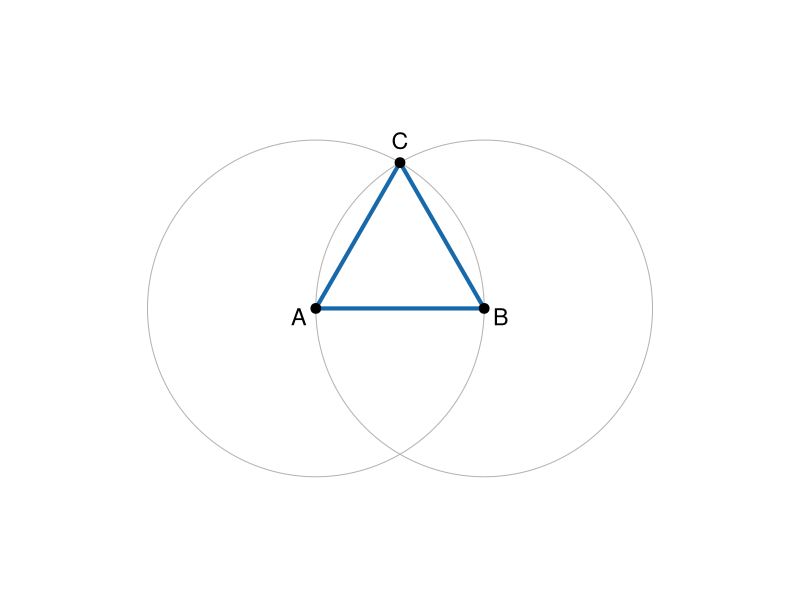
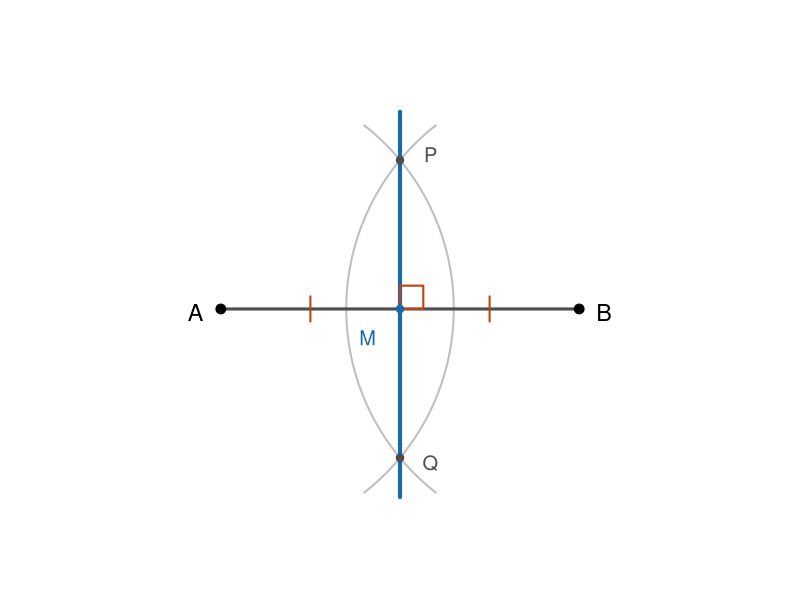
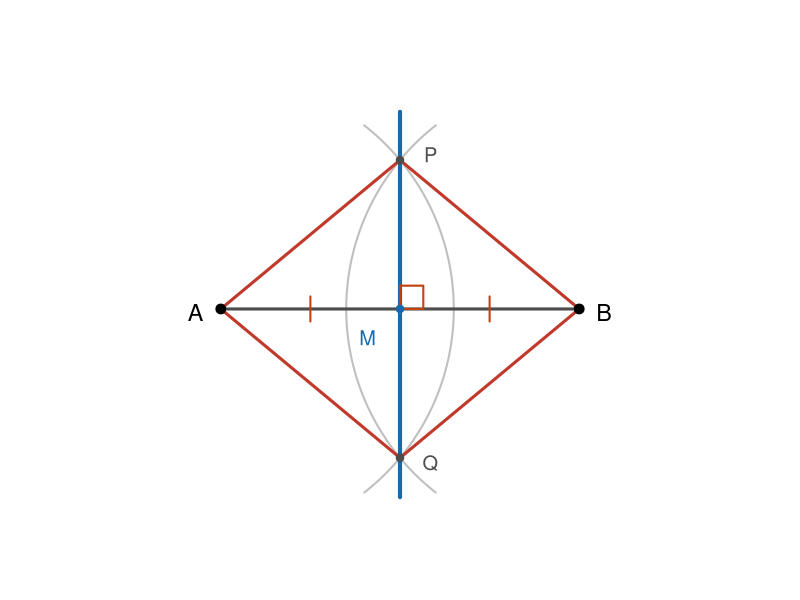
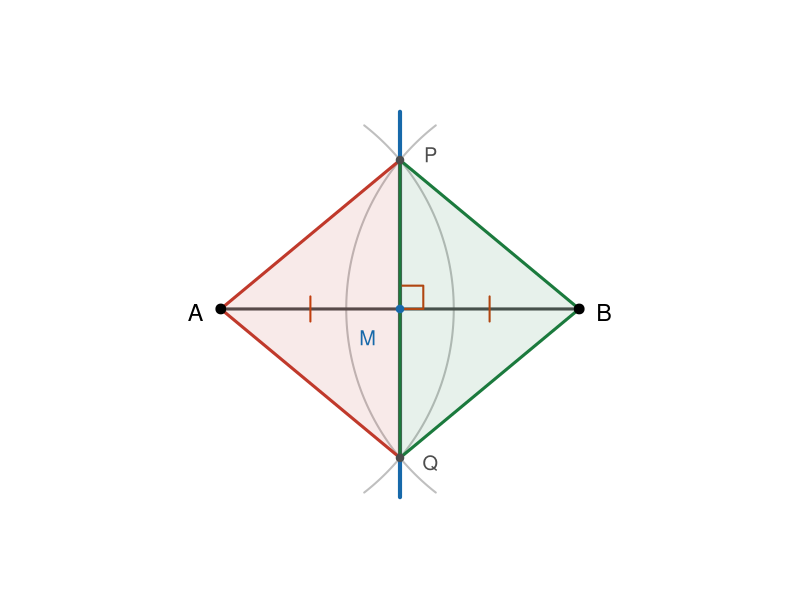
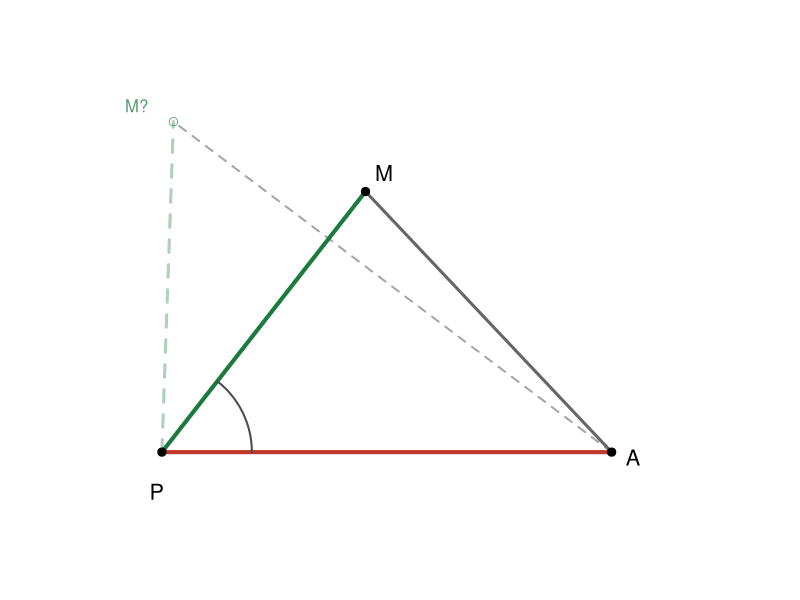
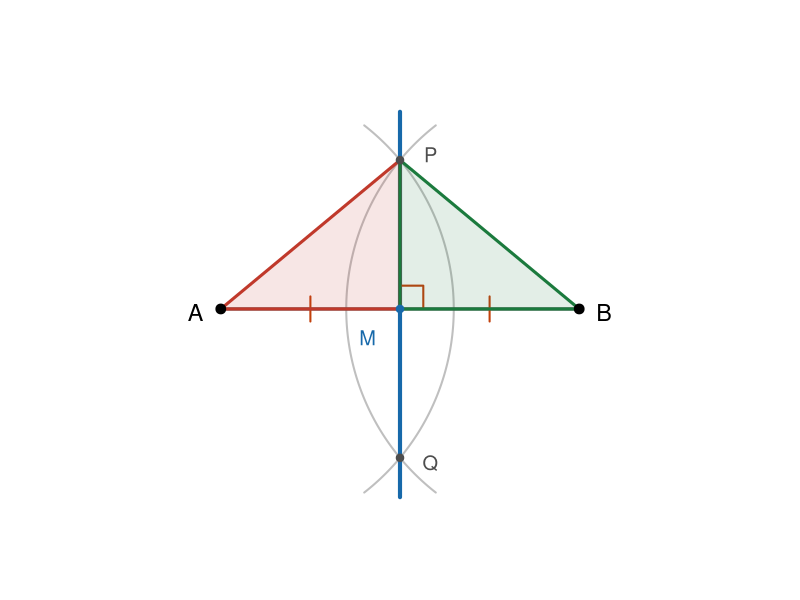
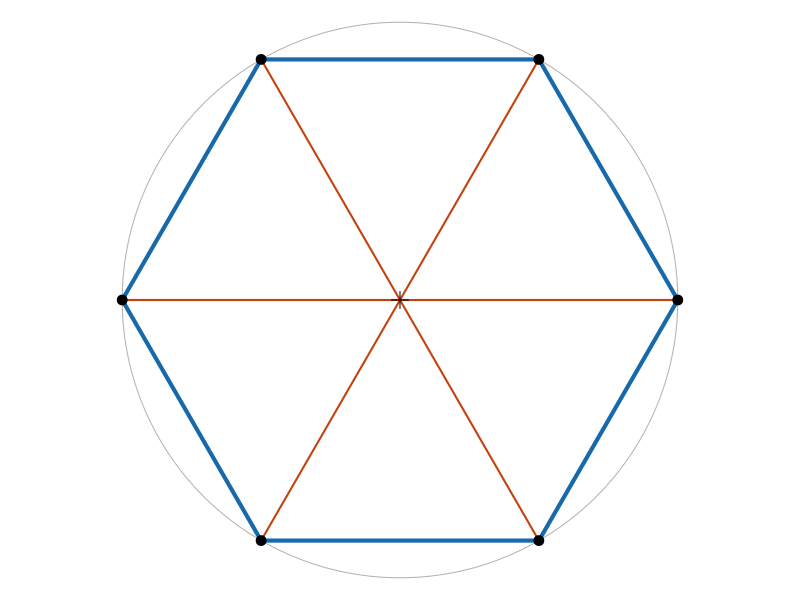
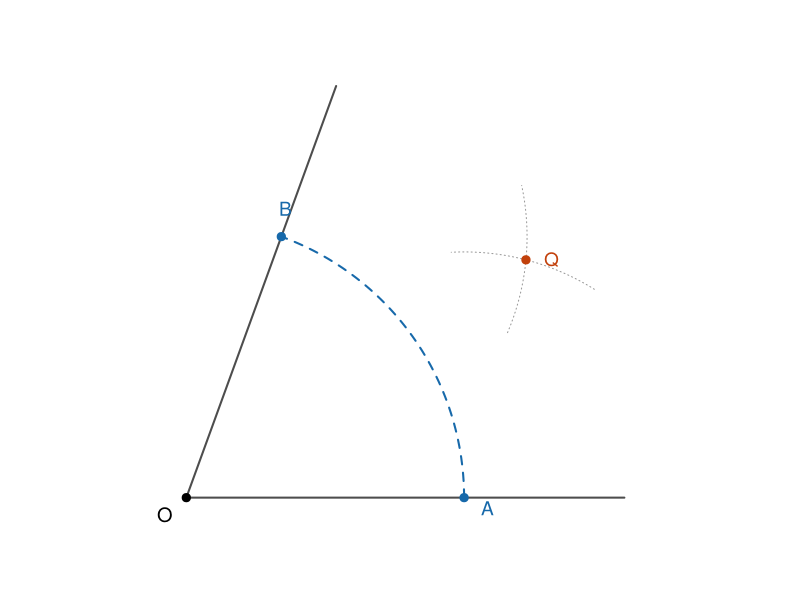

Reproduce these figures in R, in order.
## ---- chunk 1
knitr::opts_chunk$set(echo = FALSE, fig.align = "center", dev = "png",
                      fig.width = 5, fig.height = 5, dpi = 150)
blue   <- "#1769aa"
orange <- "#c2410c"
red_c  <- "#c0392b"
grn_c  <- "#1b7a3d"

# Perpendicular-bisector figure. step 0 = plain construction; steps 1-3 add the
# colored highlights that match the proof bullets on the build slides.
draw_bisect <- function(step = 0) {
  par(mar=c(0,0,0,0), pty="s")
  A <- c(0,0); B <- c(2,0); r <- 1.3; M <- c(1,0)
  yc <- sqrt(r^2 - 1); P <- c(1, yc); Q <- c(1, -yc)
  plot(NA, xlim=c(-0.55,2.55), ylim=c(-1.3,1.4), asp=1, axes=FALSE, xlab="", ylab="")
  aA <- seq(-52, 52, length.out=120) * pi/180
  lines(A[1]+r*cos(aA), A[2]+r*sin(aA), col="grey75", lwd=2)
  aB <- seq(128, 232, length.out=120) * pi/180
  lines(B[1]+r*cos(aB), B[2]+r*sin(aB), col="grey75", lwd=2)
  segments(A[1],A[2], B[1],B[2], col="grey30", lwd=3)
  segments(M[1], -1.05, M[1], 1.1, col=blue, lwd=4)
  sq <- 0.13
  polygon(c(1,1+sq,1+sq,1), c(0,0,sq,sq), border=orange, lwd=2)
  segments(0.5,-0.07,0.5,0.07, col=orange, lwd=2)
  segments(1.5,-0.07,1.5,0.07, col=orange, lwd=2)
  if (step == 1) {
    for (X in list(A,B)) segments(P[1],P[2],X[1],X[2], col=red_c, lwd=3)
    for (X in list(A,B)) segments(Q[1],Q[2],X[1],X[2], col=red_c, lwd=3)
  }
  if (step == 2) {
    polygon(c(P[1],A[1],Q[1]), c(P[2],A[2],Q[2]), border=red_c, lwd=3, col=adjustcolor(red_c,0.10))
    polygon(c(P[1],B[1],Q[1]), c(P[2],B[2],Q[2]), border=grn_c, lwd=3, col=adjustcolor(grn_c,0.10))
  }
  if (step == 3) {
    polygon(c(A[1],P[1],M[1]), c(A[2],P[2],M[2]), border=red_c, lwd=3, col=adjustcolor(red_c,0.12))
    polygon(c(B[1],P[1],M[1]), c(B[2],P[2],M[2]), border=grn_c, lwd=3, col=adjustcolor(grn_c,0.12))
  }
  points(rbind(A,B), pch=19, cex=1.3)
  points(rbind(P,Q), pch=19, cex=1.0, col="grey30")
  points(M[1],M[2], pch=19, cex=1.0, col=blue)
  text(A[1]-0.14, -0.02, "A", cex=1.4)
  text(B[1]+0.14, -0.02, "B", cex=1.4)
  text(0.82, -0.16, "M", cex=1.2, col=blue)
  text(1.17, yc+0.03, "P", cex=1.2, col="grey30")
  text(1.17, -yc-0.03, "Q", cex=1.2, col="grey30")
}

# Hinge illustration for the "two sides + the angle between them" rule.
# Solid = the fixed triangle; dashed ghost = a different hinge angle, different triangle.
draw_hinge <- function() {
  par(mar=c(0,0,0,0), pty="s")
  P <- c(0,0); La <- 1.7; Lm <- 1.25
  A <- P + c(La, 0)
  th1 <- 52*pi/180; M  <- P + Lm*c(cos(th1), sin(th1))
  th2 <- 88*pi/180; M2 <- P + Lm*c(cos(th2), sin(th2))
  plot(NA, xlim=c(-0.15,1.95), ylim=c(-0.35,1.5), asp=1, axes=FALSE, xlab="", ylab="")
  segments(P[1],P[2], M2[1],M2[2], col=adjustcolor(grn_c,0.35), lwd=3, lty=2)
  segments(A[1],A[2], M2[1],M2[2], col="grey65", lwd=2, lty=2)
  points(M2[1],M2[2], pch=1, cex=1.1, col=adjustcolor(grn_c,0.6))
  text(M2[1]-0.14, M2[2]+0.06, "M?", cex=1.0, col=adjustcolor(grn_c,0.75))
  segments(P[1],P[2], A[1],A[2], col=red_c, lwd=4)
  segments(P[1],P[2], M[1],M[2], col=grn_c, lwd=4)
  segments(A[1],A[2], M[1],M[2], col="grey40", lwd=3)
  aa <- seq(0, th1, length.out=40); rr <- 0.34
  lines(P[1]+rr*cos(aa), P[2]+rr*sin(aa), col="grey30", lwd=2)
  points(rbind(P,A,M), pch=19, cex=1.1)
  text(P[1]-0.02, P[2]-0.15, "P", cex=1.3)
  text(A[1]+0.08, A[2]-0.02, "A", cex=1.3)
  text(M[1]+0.07, M[2]+0.07, "M", cex=1.3)
}

# Hexaflexagon build figures (bonus tie-in to the Move 3 hexagon).
draw_flex_strip <- function(n = 10, highlight_ends = FALSE) {
  par(mar=c(0,0,0,0))
  s <- 1; h <- sqrt(3)/2
  xmax <- (n+1)*s/2
  plot(NA, xlim=c(-0.15, xmax+0.15), ylim=c(-0.2, h+0.2), asp=1, axes=FALSE, xlab="", ylab="")
  for (i in 1:n) {
    if (i %% 2 == 1) {
      x <- c((i-1)*s/2, (i+1)*s/2, i*s/2); y <- c(0, 0, h)
    } else {
      x <- c((i-1)*s/2, (i+1)*s/2, i*s/2); y <- c(h, h, 0)
    }
    is_end <- highlight_ends && (i == 1 || i == n)
    col_i <- if (is_end) adjustcolor(red_c, 0.20) else if (i %% 2 == 1) adjustcolor(blue, 0.15) else adjustcolor(orange, 0.15)
    bord_i <- if (is_end) red_c else "grey30"
    polygon(x, y, border=bord_i, lwd=if (is_end) 2.5 else 1.5, col=col_i)
    text(mean(x), mean(y), i, cex=if (is_end) 1.05 else 0.75,
         col=if (is_end) red_c else "grey30", font=if (is_end) 2 else 1)
  }
}

draw_flex_ring <- function() {
  par(mar=c(0,0,0,0), pty="s")
  ang <- seq(0, 2*pi, length.out=7)
  x <- cos(ang); y <- sin(ang)
  plot(NA, xlim=c(-1.3,1.3), ylim=c(-1.3,1.3), asp=1, axes=FALSE, xlab="", ylab="")
  polygon(x, y, border=blue, lwd=4)
  segments(0,0, x[-7], y[-7], col=orange, lwd=2)
  points(x[-7], y[-7], pch=19, cex=1.2)
  points(0,0, pch=3, cex=1.4)
  polygon(c(0, x[6], x[7]), c(0, y[6], y[7]), border=red_c, lwd=3, col=adjustcolor(red_c, 0.15))
  text(mean(c(0,x[6],x[7])), mean(c(0,y[6],y[7])), "glue", cex=0.85, col=red_c)
}

draw_flex_pinch <- function() {
  par(mar=c(0,0,0,0), pty="s")
  ang <- seq(0, 2*pi, length.out=7)
  x <- cos(ang); y <- sin(ang)
  plot(NA, xlim=c(-1.3,1.3), ylim=c(-1.3,1.3), asp=1, axes=FALSE, xlab="", ylab="")
  polygon(x, y, border="grey50", lwd=3)
  for (i in c(1,3,5)) {
    arrows(x[i]*0.92, y[i]*0.92, x[i]*0.35, y[i]*0.35, col=red_c, lwd=3, length=0.12)
  }
  points(x[-7], y[-7], pch=19, cex=1.1, col="grey40")
}

draw_flex_newface <- function() {
  par(mar=c(0,0,0,0), pty="s")
  ang <- seq(0, 2*pi, length.out=7)
  x <- cos(ang); y <- sin(ang)
  plot(NA, xlim=c(-1.25,1.25), ylim=c(-1.25,1.25), asp=1, axes=FALSE, xlab="", ylab="")
  polygon(x, y, border=grn_c, lwd=4, col=adjustcolor(grn_c, 0.15))
  segments(0,0, x[-7], y[-7], col=grn_c, lwd=2)
  points(x[-7], y[-7], pch=19, cex=1.2, col=grn_c)
  points(0,0, pch=3, cex=1.4, col=grn_c)
}

# Move 4: bisect any angle (SSS congruence, same idea as Move 2's proof).
angle_bisect_pts <- function() {
  O <- c(0,0); ang1 <- 0; ang2 <- 70*pi/180; r1 <- 1.3
  A <- r1*c(cos(ang1), sin(ang1)); B <- r1*c(cos(ang2), sin(ang2))
  r2 <- 1.15
  d <- sqrt(sum((B-A)^2)); mid <- (A+B)/2; h <- sqrt(r2^2 - (d/2)^2)
  dir <- (B-A)/d; perp <- c(-dir[2], dir[1])
  Q <- mid - h*perp   # far branch: verified numerically to sit on the true 35-degree bisector
  list(O=O, A=A, B=B, Q=Q, ang1=ang1, ang2=ang2, r1=r1, r2=r2)
}

draw_angle_bisect <- function(step) {
  p <- angle_bisect_pts()
  par(mar=c(0,0,0,0), pty="s")
  plot(NA, xlim=c(-0.3,2.3), ylim=c(-0.3,2.15), asp=1, axes=FALSE, xlab="", ylab="")
  raylen <- 2.05
  segments(p$O[1],p$O[2], raylen*cos(p$ang1), raylen*sin(p$ang1), col="grey30", lwd=2)
  segments(p$O[1],p$O[2], raylen*cos(p$ang2), raylen*sin(p$ang2), col="grey30", lwd=2)
  points(p$O[1],p$O[2], pch=19, cex=1.1)
  text(p$O[1]-0.1,p$O[2]-0.08,"O",cex=1.2)
  if (step >= 1) {
    t <- seq(p$ang1, p$ang2, length.out=60)
    lines(p$r1*cos(t), p$r1*sin(t), col=blue, lwd=2, lty=2)
    points(rbind(p$A,p$B), pch=19, cex=1.1, col=blue)
    text(p$A[1]+0.11,p$A[2]-0.05,"A",cex=1.15,col=blue)
    text(p$B[1]+0.02,p$B[2]+0.13,"B",cex=1.15,col=blue)
  }
  if (step >= 2) {
    tA <- seq(58,93,length.out=60)*pi/180
    lines(p$A[1]+p$r2*cos(tA), p$A[2]+p$r2*sin(tA), col="grey60", lty=3)
    tB <- seq(-23,12,length.out=60)*pi/180
    lines(p$B[1]+p$r2*cos(tB), p$B[2]+p$r2*sin(tB), col="grey60", lty=3)
    points(p$Q[1],p$Q[2], pch=19, cex=1.1, col=orange)
    text(p$Q[1]+0.12,p$Q[2],"Q",cex=1.15,col=orange)
  }
  if (step >= 3) {
    segments(p$O[1],p$O[2], p$Q[1],p$Q[2], col=orange, lwd=3)
    polygon(c(p$O[1],p$A[1],p$Q[1]), c(p$O[2],p$A[2],p$Q[2]), border=red_c, lwd=2.5, col=adjustcolor(red_c,0.10))
    polygon(c(p$O[1],p$B[1],p$Q[1]), c(p$O[2],p$B[2],p$Q[2]), border=grn_c, lwd=2.5, col=adjustcolor(grn_c,0.10))
    aa <- seq(p$ang1, 35*pi/180, length.out=20)
    lines(0.35*cos(aa), 0.35*sin(aa), col=red_c, lwd=2)
    bb <- seq(35*pi/180, p$ang2, length.out=20)
    lines(0.42*cos(bb), 0.42*sin(bb), col=grn_c, lwd=2)
  }
}

# Richmond's 1893 compass-and-straightedge construction of the regular 17-gon.
# Points computed exactly (not just drawn by eye) and checked against the
# closed-form vertex coordinates cos(2*pi*k/17); see module dev notes.
purp_c <- "#7b3fa0"

richmond17_pts <- function() {
  O <- c(0,0); A <- c(1,0); B <- c(0,1); I <- c(0,0.25)
  ang <- function(P, from) { v <- P - from; atan2(v[2], v[1]) }
  hit_axis <- function(P, theta) { t <- -P[2]/sin(theta); c(P[1] + t*cos(theta), 0) }
  angOIA <- atan(4)                                    # right triangle OIA, right angle at O
  dirIO <- ang(O, I); dirIA <- ang(A, I)
  dirIE <- dirIO + (angOIA/4) * sign(dirIA - dirIO)     # quarter the angle (bisect twice)
  E <- hit_axis(I, dirIE)
  F <- hit_axis(I, dirIE - pi/4)                        # 45 degrees further round
  cAF <- (A + F)/2; rAF <- sqrt(sum((A - F)^2))/2
  K <- c(0, cAF[2] + sqrt(rAF^2 - cAF[1]^2))            # circle on AF meets OB
  rE <- sqrt(sum((E - K)^2))
  N3 <- c(E[1] + rE, 0); N5 <- c(E[1] - rE, 0)          # circle centered E meets OA
  P3 <- c(N3[1], sqrt(1 - N3[1]^2)); P5 <- c(N5[1], sqrt(1 - N5[1]^2))
  verts <- lapply(0:16, function(k) c(cos(2*pi*k/17), sin(2*pi*k/17)))
  list(O=O, A=A, B=B, I=I, E=E, F=F, K=K, N3=N3, N5=N5, P3=P3, P5=P5, verts=verts)
}

circ17 <- function(cx, cy, r, ...) {
  t <- seq(0, 2*pi, length.out=200); lines(cx + r*cos(t), cy + r*sin(t), ...)
}

draw_richmond <- function(step) {
  p <- richmond17_pts()
  par(mar=c(0,0,0,0), pty="s")
  plot(NA, xlim=c(-1.35,1.35), ylim=c(-0.3,1.35), asp=1, axes=FALSE, xlab="", ylab="")
  circ17(0, 0, 1, col="grey55", lwd=2)
  segments(p$O[1],p$O[2], p$A[1],p$A[2], col="grey30", lwd=2)
  segments(p$O[1],p$O[2], p$B[1],p$B[2], col="grey30", lwd=2)
  points(rbind(p$O,p$A,p$B), pch=19, cex=1.0)
  text(p$O[1]-0.07,p$O[2]-0.06,"O",cex=1.1); text(p$A[1]+0.07,p$A[2]-0.03,"A",cex=1.1)
  text(p$B[1]-0.02,p$B[2]+0.08,"B",cex=1.1)
  points(p$I[1],p$I[2], pch=19, cex=1.0, col=blue)
  text(p$I[1]-0.08,p$I[2],"I",cex=1.1,col=blue)
  if (step >= 1) {
    segments(p$I[1],p$I[2], p$A[1],p$A[2], col=blue, lty=2, lwd=1.5)
    points(p$E[1],p$E[2], pch=19, cex=1.0, col=orange)
    segments(p$I[1],p$I[2], p$E[1],p$E[2], col=orange, lwd=2)
    text(p$E[1],p$E[2]-0.08,"E",cex=1.1,col=orange)
  }
  if (step >= 2) {
    points(p$F[1],p$F[2], pch=19, cex=1.0, col=red_c)
    segments(p$I[1],p$I[2], p$F[1],p$F[2], col=red_c, lwd=2)
    text(p$F[1],p$F[2]-0.08,"F",cex=1.1,col=red_c)
    cAF <- (p$A+p$F)/2; rAF <- sqrt(sum((p$A-p$F)^2))/2
    circ17(cAF[1],cAF[2],rAF, col="grey70", lty=3)
    points(p$K[1],p$K[2], pch=19, cex=1.0, col=grn_c)
    text(p$K[1]+0.08,p$K[2],"K",cex=1.1,col=grn_c)
  }
  if (step >= 3) {
    rE <- sqrt(sum((p$E-p$K)^2))
    circ17(p$E[1],p$E[2],rE, col="grey70", lty=3)
    points(rbind(p$N3,p$N5), pch=19, cex=0.9, col=purp_c)
    text(p$N3[1],p$N3[2]-0.07,"N3",cex=0.95,col=purp_c)
    text(p$N5[1],p$N5[2]-0.07,"N5",cex=0.95,col=purp_c)
    segments(p$N3[1],0,p$N3[1],p$P3[2], col=purp_c, lty=2)
    segments(p$N5[1],0,p$N5[1],p$P5[2], col=purp_c, lty=2)
    points(rbind(p$P3,p$P5), pch=19, cex=1.2, col="black")
    text(p$P3[1]+0.09,p$P3[2],"P3",cex=1.05,font=2)
    text(p$P5[1]-0.09,p$P5[2],"P5",cex=1.05,font=2)
  }
}

draw_richmond_final <- function() {
  p <- richmond17_pts()
  par(mar=c(0,0,0,0), pty="s")
  plot(NA, xlim=c(-1.35,1.35), ylim=c(-1.35,1.35), asp=1, axes=FALSE, xlab="", ylab="")
  circ17(0, 0, 1, col="grey75", lwd=1.5)
  verts <- p$verts
  xs <- sapply(verts, `[`, 1); ys <- sapply(verts, `[`, 2)
  polygon(xs, ys, border=blue, lwd=3)
  points(xs, ys, pch=19, cex=0.8)
  points(p$A[1],p$A[2], pch=19, cex=1.1, col="black")
  text(p$A[1]+0.09,p$A[2]-0.06,"A",cex=1.05)
  points(rbind(p$P3,p$P5), pch=19, cex=1.1, col=purp_c)
  text(p$P3[1]+0.11,p$P3[2],"P3",cex=0.95,col=purp_c)
  text(p$P5[1]-0.11,p$P5[2],"P5",cex=0.95,col=purp_c)
}
## ---- chunk 2
par(mar=c(0,0,0,0), pty="s")
A <- c(0,0); B <- c(1,0); r <- 1
t <- seq(0,2*pi,length.out=300)
plot(NA, xlim=c(-1.15,2.15), ylim=c(-1.25,1.35), asp=1, axes=FALSE, xlab="", ylab="")
lines(A[1]+r*cos(t), A[2]+r*sin(t), col="grey70")
lines(B[1]+r*cos(t), B[2]+r*sin(t), col="grey70")
C <- c(0.5, sqrt(3)/2)
polygon(c(A[1],B[1],C[1]), c(A[2],B[2],C[2]), border=blue, lwd=4)
points(rbind(A,B,C), pch=19, cex=1.3)
text(A[1]-0.1,A[2]-0.05,"A", cex=1.4)
text(B[1]+0.1,B[2]-0.05,"B", cex=1.4)
text(C[1],C[2]+0.13,"C", cex=1.4)
## ---- chunk 3
draw_bisect(0)
## ---- chunk 4
draw_bisect(1)
## ---- chunk 5
draw_bisect(2)
## ---- chunk 6
draw_hinge()
## ---- chunk 7
draw_bisect(3)
## ---- chunk 8
par(mar=c(0,0,0,0), pty="s")
t <- seq(0,2*pi,length.out=300)
plot(cos(t), sin(t), type="l", col="grey70", asp=1, axes=FALSE, xlab="", ylab="")
ang <- seq(0, 2*pi, length.out=7)
x <- cos(ang); y <- sin(ang)
polygon(x, y, border=blue, lwd=4)
segments(0,0, x[-7], y[-7], col=orange, lwd=2)
points(x[-7], y[-7], pch=19, cex=1.3)
points(0,0, pch=3, cex=1.6)
## ---- chunk 9
draw_angle_bisect(2)
## ---- chunk 10
draw_angle_bisect(3)
## ---- chunk 11
draw_flex_strip()
## ---- chunk 12
draw_flex_strip(highlight_ends = TRUE)
## ---- chunk 13
draw_flex_ring()
## ---- chunk 14
draw_flex_pinch()
## ---- chunk 15
draw_flex_newface()
## ---- chunk 16
draw_richmond(1)
## ---- chunk 17
draw_richmond(2)
## ---- chunk 18
draw_richmond(3)
## ---- chunk 19
draw_richmond_final()
